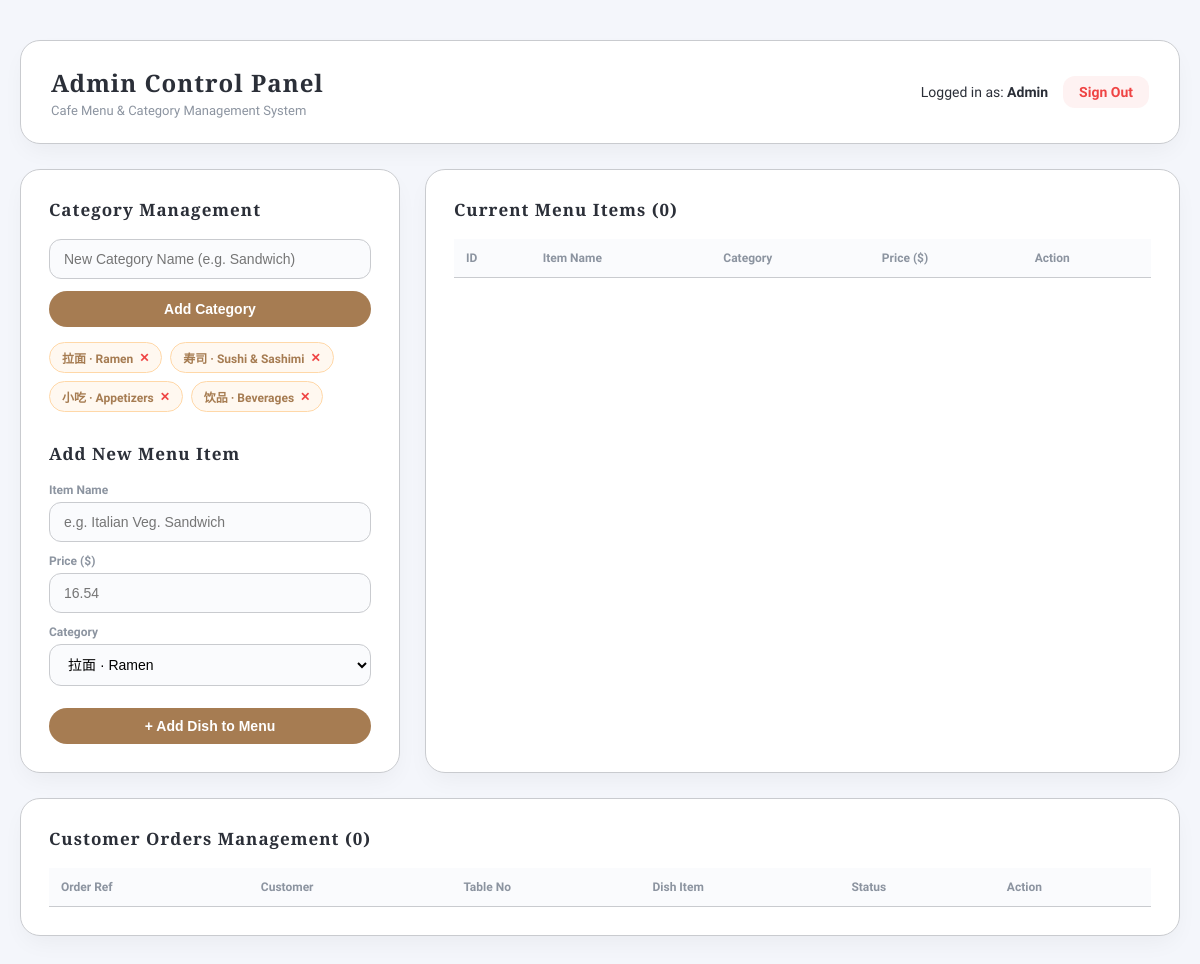
/admin.php (signed in), run on the app's committed database.
### tables this page shows
CREATE TABLE IF NOT EXISTS categories (
    category_id INT AUTO_INCREMENT PRIMARY KEY,
    category_name VARCHAR(50) NOT NULL
);

### admin.php (the view, shortened to what this page needs)
<?php
require_once __DIR__ . '/config/database.php';
$categories = $pdo->query("SELECT * FROM categories")->fetchAll();
$menuItems  = $pdo->query("SELECT menu_items.*, categories.category_name FROM menu_items JOIN categories ON menu_items.category_id = categories.category_id")->fetchAll();
$ordersStmt = $pdo->query("SELECT orders.*, users.username, menu_items.item_name FROM orders JOIN users ON orders.user_id = users.id JOIN menu_items ON orders.item_id = menu_items.item_id ORDER BY orders.created_at DESC");
$orders = $ordersStmt->fetchAll();
?>
<!DOCTYPE html>
<html lang="en">
<head>
    <link rel="stylesheet" href="style.css">
</head>
<body>
    <div class="admin-dashboard">
        <div class="admin-header">
            <div>
                <h1>Admin Control Panel</h1>
                <p class="subtitle">Cafe Menu & Category Management System</p>
            </div>
            <div class="admin-user-info">
                <span>Logged in as: <strong><?php echo htmlspecialchars($_SESSION['user']['username'] ?? 'Admin'); ?></strong></span>
                <a href="logout.php" class="btn-logout">Sign Out</a>
            </div>
        </div>
        <div class="admin-grid">
            <div class="admin-card">
                <h2>Category Management</h2>
                <form method="POST" action="admin.php" class="admin-form">
                    <input type="text" name="category_name" placeholder="New Category Name (e.g. Sandwich)" required>
                    <button type="submit" name="add_category" class="btn-orange-submit">Add Category</button>
                </form>
                <div class="category-tags-box">
                    <?php foreach ($categories as $cat) { ?>
                        <span class="category-tag">
                            <?php echo htmlspecialchars($cat['category_name']); ?>
                            <a href="admin.php?delete_category=<?php echo $cat['category_id']; ?>" onclick="return confirm('Delete this category?')" class="tag-del">✕</a>
                        </span>
                    <?php } ?>
                </div>
                <h2 style="margin-top: 30px;">Add New Menu Item</h2>
                <form method="POST" action="admin.php" class="admin-form">
                    <label>Item Name</label>
                    <input type="text" name="item_name" placeholder="e.g. Italian Veg. Sandwich" required>
                    <label>Price ($)</label>
                    <input type="number" step="0.01" name="price" placeholder="16.54" required>
                    <label>Category</label>
                    <select name="category_id" required>
                        <?php foreach ($categories as $cat) { ?>
                            <option value="<?php echo $cat['category_id']; ?>"><?php echo htmlspecialchars($cat['category_name']); ?></option>
                        <?php } ?>
                    </select>
                    <button type="submit" name="add_item" class="btn-orange-submit" style="margin-top: 10px;">+ Add Dish to Menu</button>
                </form>
            </div>
            <div class="admin-card">
                <h2>Current Menu Items (<?php echo count($menuItems); ?>)</h2>
                <div class="table-wrapper">
                    <table class="admin-table">
                        <thead>
                            <tr>
                                <th>ID</th>
                                <th>Item Name</th>
                                <th>Category</th>
                                <th>Price ($)</th>
                                <th>Action</th>
                            </tr>
                        </thead>
                    </table>
                </div>
            </div>
        </div>
        <div class="admin-card" style="margin-top: 25px;">
            <h2>Customer Orders Management (<?php echo count($orders); ?>)</h2>
            <div class="table-wrapper">
                <table class="admin-table">
                    <thead>
                        <tr>
                            <th>Order Ref</th>
                            <th>Customer</th>
                            <th>Table No</th>
                            <th>Dish Item</th>
                            <th>Status</th>
                            <th>Action</th>
                        </tr>
                    </thead>
                </table>
            </div>
        </div>
    </div>
</body>
</html>

### style.css (style rules this page uses)
:root { --primary-orange: #a67c52; --primary-orange-light: #fff8f0; --primary-hover: #8b633b; --bg-main: #f4f6fb; --card-bg: #ffffff; --text-main: #2b2f38; --text-muted: #8c94a0; --border-color: #c9cbcf; --shadow-soft: 0 10px 25px -5px rgba(0, 0, 0, 0.05); --primary-red: #ef4444; --primary-red-hover: #dc2626; }
* { box-sizing: border-box; margin: 0; padding: 0; }
body { font-family: 'Plus Jakarta Sans', 'Noto Serif JP', sans-serif; background-image: url('https://dynamic-media-cdn.tripadvisor.com/media/photo-o/1c/e8/04/fe/all-you-can-eat.jpg?w=1400&h=800&s=1'); background-size: cover; background-position: center; background-repeat: no-repeat; background-attachment: fixed; background-color: var(--bg-main); color: var(--text-main); min-height: 100vh; padding: 20px; }
h1, h2, h3, .brand-logo, .dish-title { font-family: 'Cinzel', 'Noto Serif JP', serif; letter-spacing: 1px; }
a { text-decoration: none; }
.btn-orange-submit { width: 100%; background: var(--primary-orange); color: #ffffff; border: none; padding: 10px 0; border-radius: 20px; font-weight: 700; font-size: 14px; cursor: pointer; transition: background 0.2s ease, box-shadow 0.2s ease; }
.admin-dashboard { max-width: 1320px; margin: 20px auto; }
.admin-header { display: flex; justify-content: space-between; align-items: center; background: #ffffff; padding: 25px 30px; border-radius: 20px; border: 1px solid var(--border-color); box-shadow: var(--shadow-soft); margin-bottom: 25px; }
.admin-header h1 { font-size: 24px; font-weight: 800; color: var(--text-main); }
.admin-header .subtitle { font-size: 13px; color: var(--text-muted); margin-top: 4px; }
.admin-user-info { display: flex; align-items: center; gap: 15px; font-size: 14px; }
.btn-logout { background: #fef2f2; color: #ef4444; padding: 8px 16px; border-radius: 12px; text-decoration: none; font-weight: 700; }
.admin-grid { display: grid; grid-template-columns: 380px 1fr; gap: 25px; }
.admin-card { background: #ffffff; padding: 28px; border-radius: 20px; border: 1px solid var(--border-color); box-shadow: var(--shadow-soft); }
.admin-card h2 { font-size: 17px; font-weight: 700; margin-bottom: 18px; color: var(--text-main); }
.admin-form label { display: block; font-size: 12px; font-weight: 700; color: var(--text-muted); margin-bottom: 5px; }
.admin-form input, .admin-form select { width: 100%; padding: 11px 14px; border: 1px solid var(--border-color); border-radius: 12px; font-size: 14px; margin-bottom: 12px; outline: none; background: #fafbfd; }
.category-tags-box { display: flex; flex-wrap: wrap; gap: 8px; margin-top: 15px; }
.category-tag { background: var(--primary-orange-light); color: var(--primary-orange); border: 1px solid #ffd8a8; padding: 6px 12px; border-radius: 20px; font-size: 12px; font-weight: 700; display: inline-flex; align-items: center; gap: 6px; }
.tag-del { color: #ef4444; text-decoration: none; font-weight: bold; }
.table-wrapper { overflow-x: auto; }
.admin-table { width: 100%; border-collapse: collapse; }
.admin-table th { background: #fafbfd; padding: 12px; font-size: 12px; color: var(--text-muted); text-align: left; border-bottom: 1px solid var(--border-color); }

### data on the page
categories: category_name "拉面 · Ramen"
categories: category_name "寿司 · Sushi & Sashimi"
categories: category_name "小吃 · Appetizers"
categories: category_name "饮品 · Beverages"

### other printed values
$_SESSION['user']['username'] "Admin"
count($menuItems) "0"
count($orders) "0"
form field category_id "拉面 · Ramen"
